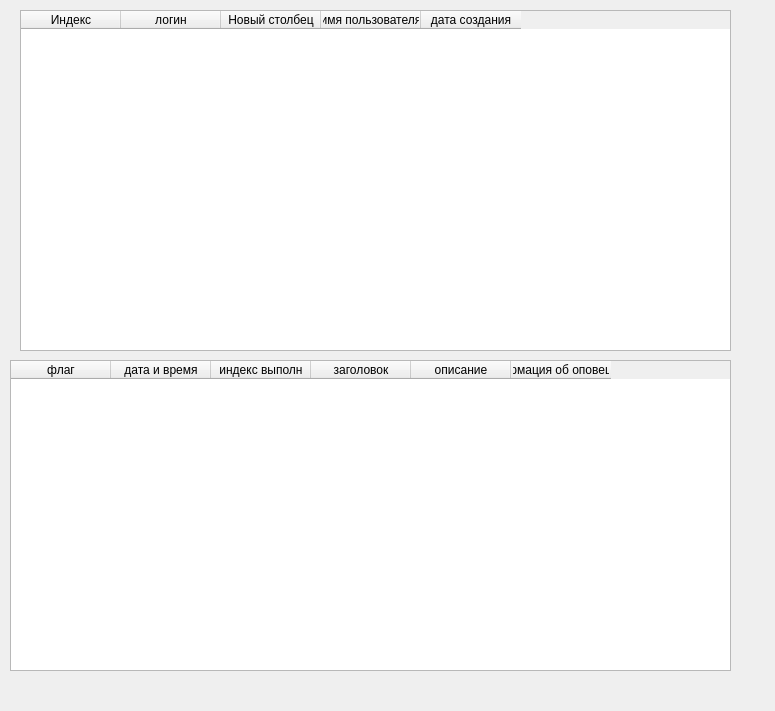
<?xml version="1.0" encoding="UTF-8"?>
<ui version="4.0">
 <class>Dop</class>
 <widget class="QDialog" name="Dop">
  <property name="geometry">
   <rect>
    <x>0</x>
    <y>0</y>
    <width>775</width>
    <height>711</height>
   </rect>
  </property>
  <property name="windowTitle">
   <string>Dialog</string>
  </property>
  <widget class="QTableWidget" name="tableWidget">
   <property name="geometry">
    <rect>
     <x>20</x>
     <y>10</y>
     <width>711</width>
     <height>341</height>
    </rect>
   </property>
   <column>
    <property name="text">
     <string>Индекс</string>
    </property>
   </column>
   <column>
    <property name="text">
     <string>логин</string>
    </property>
   </column>
   <column>
    <property name="text">
     <string>Новый столбец</string>
    </property>
   </column>
   <column>
    <property name="text">
     <string>имя пользователя</string>
    </property>
   </column>
   <column>
    <property name="text">
     <string>дата создания</string>
    </property>
   </column>
  </widget>
  <widget class="QTableWidget" name="tableWidget_2">
   <property name="geometry">
    <rect>
     <x>10</x>
     <y>360</y>
     <width>721</width>
     <height>311</height>
    </rect>
   </property>
   <column>
    <property name="text">
     <string>флаг</string>
    </property>
   </column>
   <column>
    <property name="text">
     <string>дата и время</string>
    </property>
   </column>
   <column>
    <property name="text">
     <string>индекс выполн</string>
    </property>
   </column>
   <column>
    <property name="text">
     <string>заголовок</string>
    </property>
   </column>
   <column>
    <property name="text">
     <string>описание</string>
    </property>
   </column>
   <column>
    <property name="text">
     <string>информация об оповещении</string>
    </property>
   </column>
  </widget>
 </widget>
 <resources/>
 <connections/>
</ui>
